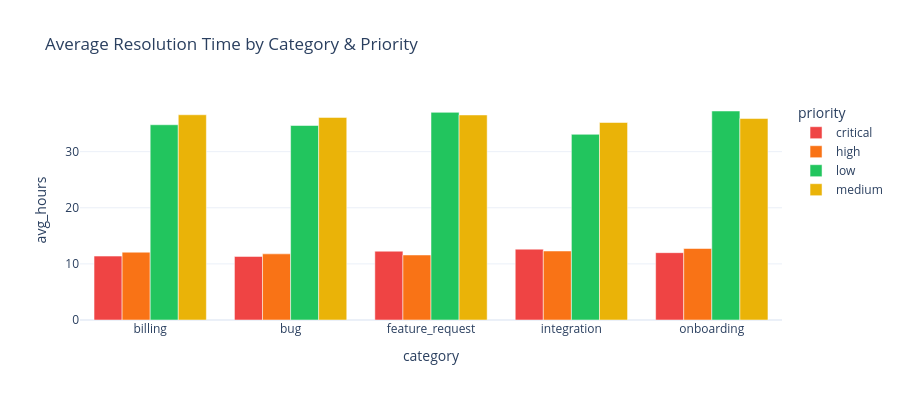

Notebook source saved alongside this figure:
### Code cell
# ── Resolution time by category ──
res = q("""
    SELECT category, priority,
           COUNT(*) as tickets,
           AVG(resolution_hours) as avg_hours,
           COUNT(CASE WHEN resolved_date IS NULL THEN 1 END) as unresolved
    FROM support_tickets
    GROUP BY category, priority ORDER BY category
""")

fig = px.bar(res, x="category", y="avg_hours", color="priority",
             barmode="group", title="Average Resolution Time by Category & Priority",
             color_discrete_map={"critical":"#ef4444", "high":"#f97316",
                                  "medium":"#eab308", "low":"#22c55e"})
fig.update_layout(height=400, width=900)
fig.show()

# Unresolved tickets
total_tickets = q("SELECT COUNT(*) as n FROM support_tickets").n[0]
unresolved = q("SELECT COUNT(*) as n FROM support_tickets WHERE resolved_date IS NULL").n[0]
print(f"\nUnresolved tickets: {unresolved:,} of {total_tickets:,} ({unresolved/total_tickets*100:.1f}%)")
print("  Note: ~10% have NULL resolved_date from messiness injection")

### Figure 1 — Plotly figure (JSON) as saved in the notebook; plotly's stock layout.template omitted (floating-point values rounded to 4 significant figures)
{"data": [{"alignmentgroup": "True", "hovertemplate": "priority=critical<br>category=%{x}<br>avg_hours=%{y}<extra></extra>", "legendgroup": "critical", "marker": {"color": "#ef4444", "pattern": {"shape": ""}}, "name": "critical", "offsetgroup": "critical", "orientation": "v", "showlegend": true, "textposition": "auto", "type": "bar", "x": ["billing", "bug", "feature_request", "integration", "onboarding"], "xaxis": "x", "y": [11.39, 11.33, 12.26, 12.63, 12.0], "yaxis": "y"}, {"alignmentgroup": "True", "hovertemplate": "priority=high<br>category=%{x}<br>avg_hours=%{y}<extra></extra>", "legendgroup": "high", "marker": {"color": "#f97316", "pattern": {"shape": ""}}, "name": "high", "offsetgroup": "high", "orientation": "v", "showlegend": true, "textposition": "auto", "type": "bar", "x": ["billing", "bug", "feature_request", "integration", "onboarding"], "xaxis": "x", "y": [12.08, 11.79, 11.59, 12.3, 12.74], "yaxis": "y"}, {"alignmentgroup": "True", "hovertemplate": "priority=low<br>category=%{x}<br>avg_hours=%{y}<extra></extra>", "legendgroup": "low", "marker": {"color": "#22c55e", "pattern": {"shape": ""}}, "name": "low", "offsetgroup": "low", "orientation": "v", "showlegend": true, "textposition": "auto", "type": "bar", "x": ["billing", "bug", "feature_request", "integration", "onboarding"], "xaxis": "x", "y": [34.8, 34.66, 37.0, 33.09, 37.25], "yaxis": "y"}, {"alignmentgroup": "True", "hovertemplate": "priority=medium<br>category=%{x}<br>avg_hours=%{y}<extra></extra>", "legendgroup": "medium", "marker": {"color": "#eab308", "pattern": {"shape": ""}}, "name": "medium", "offsetgroup": "medium", "orientation": "v", "showlegend": true, "textposition": "auto", "type": "bar", "x": ["billing", "bug", "feature_request", "integration", "onboarding"], "xaxis": "x", "y": [36.58, 36.1, 36.54, 35.2, 35.9], "yaxis": "y"}], "layout": {"barmode": "group", "height": 400, "legend": {"title": {"text": "priority"}, "tracegroupgap": 0}, "title": {"text": "Average Resolution Time by Category & Priority"}, "width": 900, "xaxis": {"anchor": "y", "domain": [0, 1], "title": {"text": "category"}}, "yaxis": {"anchor": "x", "domain": [0, 1], "title": {"text": "avg_hours"}}}}
